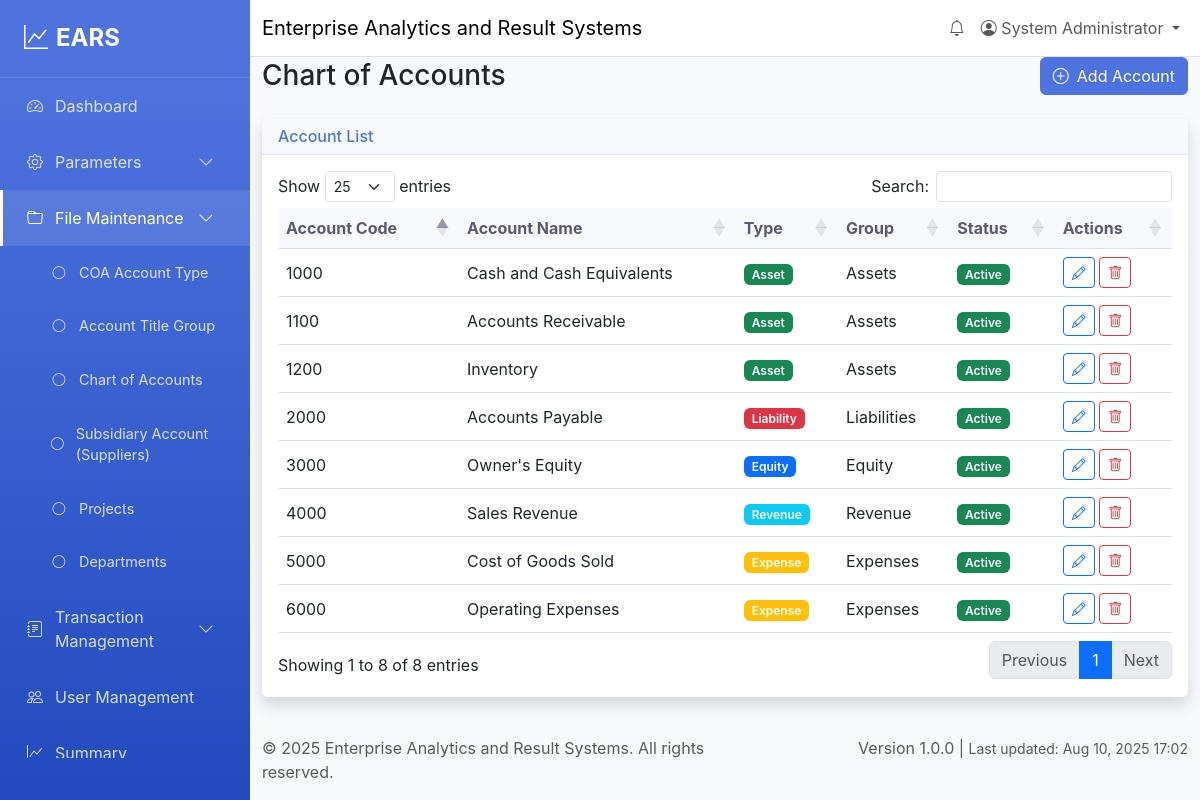
The app's page /file-maintenance/chart-of-accounts (signed in), older data.
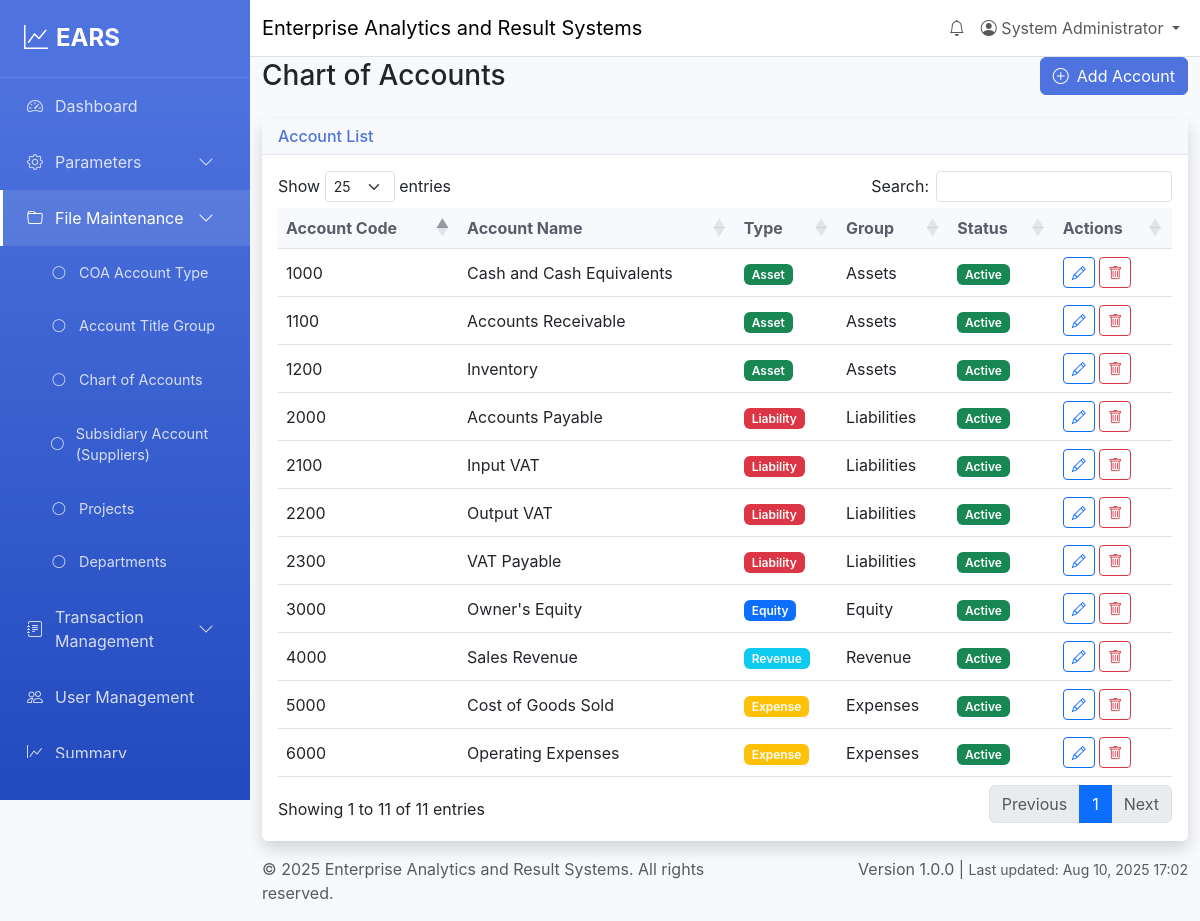
The same page, newer data.
### tables this page shows
CREATE TABLE chart_of_accounts (
    id INT AUTO_INCREMENT PRIMARY KEY,
    account_code VARCHAR(20) UNIQUE NOT NULL,
    account_name VARCHAR(200) NOT NULL,
    account_type_id INT,
    group_id INT,
    description TEXT,
    balance DECIMAL(15,2) DEFAULT 0.00,
    status ENUM('active', 'inactive') DEFAULT 'active',
    created_at TIMESTAMP DEFAULT CURRENT_TIMESTAMP,
    updated_at TIMESTAMP DEFAULT CURRENT_TIMESTAMP ON UPDATE CURRENT_TIMESTAMP,
    FOREIGN KEY (account_type_id) REFERENCES coa_account_types(id),
    FOREIGN KEY (group_id) REFERENCES account_title_groups(id)
);

CREATE TABLE coa_account_types (
    id INT AUTO_INCREMENT PRIMARY KEY,
    type_name VARCHAR(100) NOT NULL,
    description TEXT,
    status ENUM('active', 'inactive') DEFAULT 'active',
    created_at TIMESTAMP DEFAULT CURRENT_TIMESTAMP,
    updated_at TIMESTAMP DEFAULT CURRENT_TIMESTAMP ON UPDATE CURRENT_TIMESTAMP
);

CREATE TABLE account_title_groups (
    id INT AUTO_INCREMENT PRIMARY KEY,
    group_name VARCHAR(100) NOT NULL,
    description TEXT,
    status ENUM('active', 'inactive') DEFAULT 'active',
    created_at TIMESTAMP DEFAULT CURRENT_TIMESTAMP,
    updated_at TIMESTAMP DEFAULT CURRENT_TIMESTAMP ON UPDATE CURRENT_TIMESTAMP
);

### controllers/FileMaintenanceController.php (called while the page is built, shortened)
<?php
require_once BASE_PATH . '/models/ChartOfAccountsModel.php';
class FileMaintenanceController extends Controller {
    public function chartOfAccounts() {
        $chartOfAccountsModel = new ChartOfAccountsModel();
        $coaAccountTypeModel = new COAAccountTypeModel();
        $accountTitleGroupModel = new AccountTitleGroupModel();
        $accounts = $chartOfAccountsModel->getAllAccounts();
        $accountTypes = $coaAccountTypeModel->getAllTypes();
        $accountGroups = $accountTitleGroupModel->getAllGroups();
        $this->render('file-maintenance/chart-of-accounts', [
            'accounts' => $accounts,
            'accountTypes' => $accountTypes,
            'accountGroups' => $accountGroups,
            'user' => $this->auth->getCurrentUser()
        ]);
    }
}
?>

### index.php (called while the page is built, shortened)
<?php
require_once 'config/database.php';
require_once 'core/Model.php';
$router = new Router();
$router->addRoute('/', 'DashboardController@index');
$router->addRoute('/login', 'AuthController@login');
$router->addRoute('/logout', 'AuthController@logout');
$router->addRoute('/api/login', 'AuthController@apiLogin');
$router->addRoute('/api/logout', 'AuthController@apiLogout');
$router->addRoute('/dashboard', 'DashboardController@index');
$router->addRoute('/parameters', 'ParametersController@index');
$router->addRoute('/file-maintenance', 'FileMaintenanceController@index');
$router->addRoute('/parameters/accounting', 'ParametersController@accounting');
$router->addRoute('/settings', 'SettingsController@index');
$router->addRoute('/settings/profile', 'SettingsController@profile');
$router->addRoute('/settings/general', 'SettingsController@general');
$router->addRoute('/settings/security', 'SettingsController@security');
$router->addRoute('/settings/backup', 'SettingsController@backup');
$router->addRoute('/settings/notifications', 'SettingsController@notifications');
$router->addRoute('/file-maintenance/account-title-group', 'FileMaintenanceController@accountTitleGroup');
$router->addRoute('/file-maintenance/coa-account-type', 'FileMaintenanceController@coaAccountType');
$router->addRoute('/file-maintenance/chart-of-accounts', 'FileMaintenanceController@chartOfAccounts');
$router->addRoute('/file-maintenance/subsidiary-account', 'FileMaintenanceController@subsidiaryAccount');
$router->addRoute('/file-maintenance/projects', 'FileMaintenanceController@projects');
$router->addRoute('/file-maintenance/departments', 'FileMaintenanceController@departments');
$router->addRoute('/transaction-entries', 'TransactionEntriesController@index');
$router->addRoute('/transaction-entries/cash-receipt', 'CashReceiptController@index');
$router->addRoute('/transaction-entries/cash-disbursement', 'CashDisbursementController@index');
$router->addRoute('/transaction-entries/disbursement', 'CashDisbursementController@index');
$router->addRoute('/transaction-entries/check-disbursement', 'CheckDisbursementController@index');
$router->addRoute('/summary', 'SummaryController@index');
$router->addRoute('/audit-trail', 'AuditTrailController@index');
$router->addRoute('/api/dashboard/stats', 'DashboardController@getStats');
$router->addRoute('/api/dashboard/monthly-data', 'DashboardController@getMonthlyData');
$router->addRoute('/api/dashboard/transaction-distribution', 'DashboardController@getTransactionDistribution');
$router->addRoute('/api/dashboard/account-balance', 'DashboardController@getAccountBalance');
$router->addRoute('/api/parameters/save', 'ParametersController@save');
$router->addRoute('/api/file-maintenance/save', 'FileMaintenanceController@save');
$router->addRoute('/api/file-maintenance/delete', 'FileMaintenanceController@delete');
$router->addRoute('/api/file-maintenance/get-project/{id}', 'FileMaintenanceController@getProject');
$router->addRoute('/api/file-maintenance/get-department/{id}', 'FileMaintenanceController@getDepartment');
$router->addRoute('/api/transaction/save', 'TransactionController@saveEnhancedTransaction');
$router->addRoute('/api/transaction/details/{id}', 'TransactionController@getTransactionDetails');
$router->addRoute('/api/transactions/save', 'TransactionController@saveEnhancedTransaction');
$router->addRoute('/api/transactions/recent', 'TransactionController@getRecentTransactions');
$router->addRoute('/api/accounts/list', 'TransactionController@getAccountsList');
$router->addRoute('/api/transactions/{id}/approve', 'TransactionController@approveTransaction');
$router->addRoute('/api/transactions/{id}/reject', 'TransactionController@rejectTransaction');
$router->addRoute('/api/cash-receipt/save', 'CashReceiptController@save');
$router->addRoute('/api/cash-receipt/get/{id}', 'CashReceiptController@get');
$router->addRoute('/api/cash-receipt/update/{id}', 'CashReceiptController@update');
$router->addRoute('/api/cash-receipt/delete/{id}', 'CashReceiptController@delete');
$router->addRoute('/api/cash-receipt/recent', 'CashReceiptController@recent');
$router->addRoute('/api/cash-receipt/stats', 'CashReceiptController@stats');
$router->addRoute('/api/cash-receipt/debug-accounts', 'CashReceiptController@debugAccounts');
$router->addRoute('/api/cash-disbursement/save', 'CashDisbursementController@save');
$router->addRoute('/api/cash-disbursement/get/{id}', 'CashDisbursementController@get');
$router->addRoute('/api/cash-disbursement/update/{id}', 'CashDisbursementController@update');
$router->addRoute('/api/cash-disbursement/delete/{id}', 'CashDisbursementController@delete');
$router->addRoute('/api/cash-disbursement/recent', 'CashDisbursementController@recent');
$router->addRoute('/api/cash-disbursement/stats', 'CashDisbursementController@stats');
$router->addRoute('/api/cash-disbursement/by-status/{status}', 'CashDisbursementController@byStatus');
$router->addRoute('/api/check-disbursement/save', 'CheckDisbursementController@save');
$router->addRoute('/api/check-disbursement/get/{id}', 'CheckDisbursementController@get');
$router->addRoute('/api/check-disbursement/update/{id}', 'CheckDisbursementController@update');
$router->addRoute('/api/check-disbursement/delete/{id}', 'CheckDisbursementController@delete');
$router->addRoute('/api/check-disbursement/recent', 'CheckDisbursementController@recent');
$router->addRoute('/api/check-disbursement/stats', 'CheckDisbursementController@stats');
$router->addRoute('/api/check-disbursement/by-status/{status}', 'CheckDisbursementController@byStatus');
$router->addRoute('/api/check-disbursement/by-payment-status/{status}', 'CheckDisbursementController@byPaymentStatus');
$router->addRoute('/api/settings/save-profile', 'SettingsController@saveProfile');
$router->addRoute('/api/summary/monthly-data', 'SummaryController@getMonthlyData');
$router->addRoute('/api/summary/account-balance', 'SummaryController@getAccountBalance');
$router->addRoute('/api/summary/overview', 'SummaryController@getOverview');
$router->addRoute('/api/summary/status-counts', 'SummaryController@getStatusCounts');
$router->addRoute('/api/summary/pending-approvals', 'SummaryController@getPendingApprovals');
$router->addRoute('/api/audit-trail/get', 'AuditTrailController@getAuditTrail');
$router->addRoute('/api/audit-trail/stats', 'AuditTrailController@getStats');
$router->addRoute('/api/audit-trail/record/{table}/{id}', 'AuditTrailController@getRecordAuditTrail');
$router->addRoute('/api/audit-trail/export', 'AuditTrailController@export');
$router->addRoute('/api/settings/change-password', 'SettingsController@changePassword');
$router->addRoute('/api/settings/save-general', 'SettingsController@saveGeneral');
$router->addRoute('/api/settings/save-security', 'SettingsController@saveSecurity');
$router->addRoute('/api/settings/save-backup', 'SettingsController@saveBackup');
$router->addRoute('/api/settings/save-notifications', 'SettingsController@saveNotifications');
$router->addRoute('/api/settings/create-backup', 'SettingsController@createBackup');
$router->addRoute('/api/settings/test-email', 'SettingsController@testEmail');
$router->addRoute('/api/settings/test-sms', 'SettingsController@testSMS');
$router->addRoute('/api/notifications/recent', 'NotificationController@recent');
$router->addRoute('/api/notifications/count', 'NotificationController@count');
$router->addRoute('/api/notifications/view/{id}', 'NotificationController@view');
$router->addRoute('/api/notifications/comment', 'NotificationController@comment');
$router->addRoute('/users', 'UserManagementController@index');
$router->addRoute('/users/create', 'UserManagementController@create');
$router->addRoute('/users/edit/{id}', 'UserManagementController@edit');
$router->addRoute('/api/users/create', 'UserManagementController@store');
$router->addRoute('/api/users/update/{id}', 'UserManagementController@update');
$router->addRoute('/api/users/delete/{id}', 'UserManagementController@destroy');
$router->dispatch();
?>

### core/Model.php (called while the page is built, shortened)
<?php
class Model {
    public function __construct() {
        $database = new Database();
        $this->db = $database->getConnection();
    }
}
?>

### config/database.php (called while the page is built, shortened)
<?php
class Database {
    private $host = 'localhost';
    private $db_name = 'ears_db';
    private $username = 'root';
    private $password = '';
    public function getConnection() {
        $this->conn = null;
        try {
            $this->conn = new PDO(
                "mysql:host=" . $this->host . ";dbname=" . $this->db_name,
                $this->username,
                $this->password
            );
            $this->conn->setAttribute(PDO::ATTR_ERRMODE, PDO::ERRMODE_EXCEPTION);
        } catch(PDOException $exception) {
            echo "Connection error: " . $exception->getMessage();
        }
        return $this->conn;
    }
}
?>

### models/ChartOfAccountsModel.php (called while the page is built, shortened)
<?php
require_once BASE_PATH . '/core/Model.php';
class ChartOfAccountsModel extends Model {
    protected $table = 'chart_of_accounts';
    public function getAllAccounts() {
        $sql = "SELECT coa.*, atg.group_name, cat.type_name
                FROM {$this->table} coa
                LEFT JOIN account_title_groups atg ON coa.group_id = atg.id
                LEFT JOIN coa_account_types cat ON coa.account_type_id = cat.id
                WHERE coa.status = 'active'
                ORDER BY coa.account_code ASC";
        $stmt = $this->db->prepare($sql);
        $stmt->execute();
        return $stmt->fetchAll(PDO::FETCH_ASSOC);
    }
}
?>

### views/file-maintenance/chart-of-accounts.php (the view, shortened to what the rows shown need)
<div class="row">
    <div class="col-12">
        <div class="d-flex justify-content-between align-items-center mb-4">
            <h1 class="h3 mb-0">Chart of Accounts</h1>
        </div>
    </div>
</div>
<div class="row">
    <div class="col-12">
        <div class="card shadow">
            <div class="card-body">
                <div class="table-responsive">
                    <table class="table table-hover" id="accountsTable">
                        <thead>
                            <tr>
                                <th>Account Code</th>
                                <th>Account Name</th>
                                <th>Type</th>
                                <th>Group</th>
                                <th>Status</th>
                                <th>Actions</th>
                            </tr>
                        </thead>
                        <tbody>
                            <?php foreach ($accounts as $account): ?>
                                <tr>
                                    <td><?= htmlspecialchars((string)$account['account_code']) ?></td>
                                    <td><?= htmlspecialchars((string)$account['account_name']) ?></td>
                                    <td>
                                        <span class="badge bg-<?= getAccountTypeColor($account['type_name']) ?>">
                                            <?= htmlspecialchars((string)$account['type_name']) ?>
                                        </span>
                                    </td>
                                    <td><?= htmlspecialchars((string)$account['group_name']) ?></td>
                                    <td>
                                        <span class="badge bg-<?= $account['status'] === 'active' ? 'success' : 'secondary' ?>">
                                            <?= ucfirst($account['status']) ?>
                                        </span>
                                    </td>
                                    <td>
                                        <button type="button" class="btn btn-sm btn-outline-primary edit-account"
                                                onclick="editAccount(<?= htmlspecialchars(json_encode($account)) ?>)">
                                            <i class="bi bi-pencil"></i>
                                        </button>
                                        <button type="button" class="btn btn-sm btn-outline-danger"
                                                onclick="deleteAccount(<?= $account['id'] ?>)">
                                            <i class="bi bi-trash"></i>
                                        </button>
                                    </td>
                                </tr>
                            <?php endforeach; ?>
                        </tbody>
                    </table>
                </div>
            </div>
        </div>
    </div>
</div>
<?php
function getAccountTypeColor($typeName) {
    switch (strtolower($typeName)) {
        case 'asset':
            return 'success';
        case 'liability':
            return 'danger';
        case 'equity':
            return 'primary';
        case 'revenue':
            return 'info';
        case 'expense':
            return 'warning';
    }
}
?>

Row changes from the older to the newer data that the page shows:
added chart_of_accounts: account_code "2100", account_name "Input VAT", account_type.type_name "Liability", group.group_name "Liabilities", status "Active"
added chart_of_accounts: account_code "2200", account_name "Output VAT", account_type.type_name "Liability", group.group_name "Liabilities", status "Active"
added chart_of_accounts: account_code "2300", account_name "VAT Payable", account_type.type_name "Liability", group.group_name "Liabilities", status "Active"
Text that changed along with them:
text written by a page script: "Show entries Search: Showing 1 to 8 of 8 entries Previous 1 Next" → "Show entries Search: Showing 1 to 11 of 11 entries Previous 1 Next"
